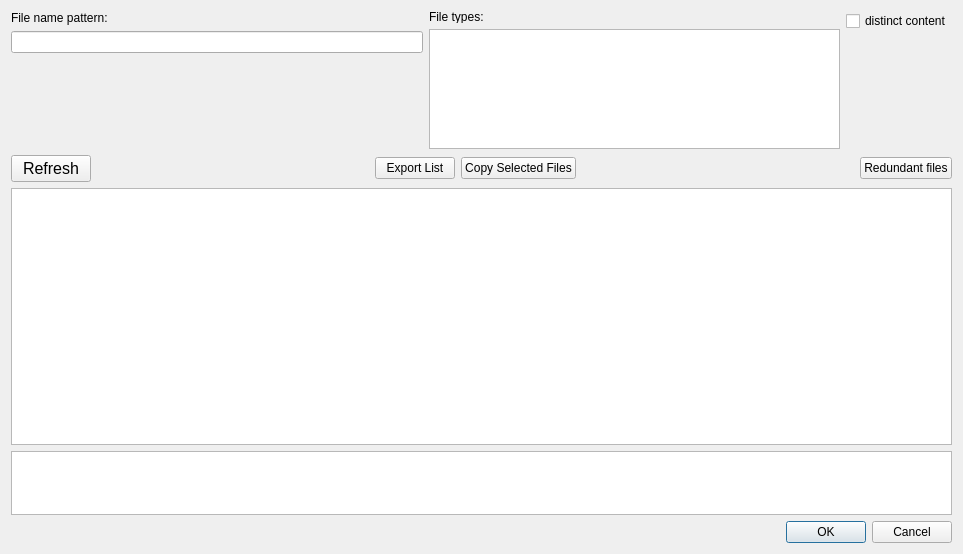
<?xml version="1.0" encoding="UTF-8"?>
<ui version="4.0">
 <class>CDialogFilterFileTable</class>
 <widget class="QDialog" name="CDialogFilterFileTable">
  <property name="geometry">
   <rect>
    <x>0</x>
    <y>0</y>
    <width>963</width>
    <height>554</height>
   </rect>
  </property>
  <property name="windowTitle">
   <string>Dialog</string>
  </property>
  <layout class="QVBoxLayout" name="verticalLayout_4">
   <item>
    <layout class="QHBoxLayout" name="horizontalLayout_2">
     <item>
      <layout class="QVBoxLayout" name="verticalLayout_2">
       <item>
        <widget class="QLabel" name="label_2">
         <property name="text">
          <string>File name pattern:</string>
         </property>
        </widget>
       </item>
       <item>
        <widget class="QLineEdit" name="lineEditFileNamePattern">
         <property name="toolTip">
          <string>SQL Syntax (% is wild card)</string>
         </property>
        </widget>
       </item>
       <item>
        <spacer name="verticalSpacer">
         <property name="orientation">
          <enum>Qt::Vertical</enum>
         </property>
         <property name="sizeType">
          <enum>QSizePolicy::MinimumExpanding</enum>
         </property>
         <property name="sizeHint" stdset="0">
          <size>
           <width>20</width>
           <height>40</height>
          </size>
         </property>
        </spacer>
       </item>
      </layout>
     </item>
     <item>
      <layout class="QVBoxLayout" name="verticalLayout">
       <item>
        <widget class="QLabel" name="label">
         <property name="sizePolicy">
          <sizepolicy hsizetype="Preferred" vsizetype="Minimum">
           <horstretch>0</horstretch>
           <verstretch>0</verstretch>
          </sizepolicy>
         </property>
         <property name="maximumSize">
          <size>
           <width>16777215</width>
           <height>12</height>
          </size>
         </property>
         <property name="text">
          <string>File types:</string>
         </property>
        </widget>
       </item>
       <item>
        <widget class="QListView" name="listViewFileTypes">
         <property name="sizePolicy">
          <sizepolicy hsizetype="MinimumExpanding" vsizetype="MinimumExpanding">
           <horstretch>0</horstretch>
           <verstretch>0</verstretch>
          </sizepolicy>
         </property>
         <property name="maximumSize">
          <size>
           <width>16777215</width>
           <height>120</height>
          </size>
         </property>
        </widget>
       </item>
      </layout>
     </item>
     <item>
      <layout class="QVBoxLayout" name="verticalLayout_3">
       <item>
        <widget class="QCheckBox" name="checkBoxDistinctContent">
         <property name="toolTip">
          <string>only select the newest file of those with identical content</string>
         </property>
         <property name="text">
          <string>distinct content</string>
         </property>
        </widget>
       </item>
       <item>
        <spacer name="verticalSpacer_2">
         <property name="orientation">
          <enum>Qt::Vertical</enum>
         </property>
         <property name="sizeType">
          <enum>QSizePolicy::MinimumExpanding</enum>
         </property>
         <property name="sizeHint" stdset="0">
          <size>
           <width>20</width>
           <height>40</height>
          </size>
         </property>
        </spacer>
       </item>
      </layout>
     </item>
    </layout>
   </item>
   <item>
    <layout class="QHBoxLayout" name="horizontalLayout">
     <item>
      <widget class="QPushButton" name="pushButtonRefresh">
       <property name="font">
        <font>
         <pointsize>12</pointsize>
        </font>
       </property>
       <property name="text">
        <string>Refresh</string>
       </property>
      </widget>
     </item>
     <item>
      <spacer name="horizontalSpacer_2">
       <property name="orientation">
        <enum>Qt::Horizontal</enum>
       </property>
       <property name="sizeHint" stdset="0">
        <size>
         <width>40</width>
         <height>20</height>
        </size>
       </property>
      </spacer>
     </item>
     <item>
      <widget class="QPushButton" name="pushButtonExportList">
       <property name="text">
        <string>Export List</string>
       </property>
      </widget>
     </item>
     <item>
      <widget class="QPushButton" name="pushButtonCopySelectedFiles">
       <property name="text">
        <string>Copy Selected Files</string>
       </property>
      </widget>
     </item>
     <item>
      <spacer name="horizontalSpacer">
       <property name="orientation">
        <enum>Qt::Horizontal</enum>
       </property>
       <property name="sizeHint" stdset="0">
        <size>
         <width>40</width>
         <height>20</height>
        </size>
       </property>
      </spacer>
     </item>
     <item>
      <widget class="QPushButton" name="pushButtonRedundantFiles">
       <property name="toolTip">
        <string>Show files with identical content</string>
       </property>
       <property name="text">
        <string>Redundant files</string>
       </property>
      </widget>
     </item>
    </layout>
   </item>
   <item>
    <widget class="QTableView" name="tableView">
     <property name="sizePolicy">
      <sizepolicy hsizetype="Expanding" vsizetype="Expanding">
       <horstretch>0</horstretch>
       <verstretch>4</verstretch>
      </sizepolicy>
     </property>
     <property name="maximumSize">
      <size>
       <width>16777215</width>
       <height>16777215</height>
      </size>
     </property>
    </widget>
   </item>
   <item>
    <widget class="QPlainTextEdit" name="plainTextEditSqlQuery">
     <property name="sizePolicy">
      <sizepolicy hsizetype="Expanding" vsizetype="Minimum">
       <horstretch>0</horstretch>
       <verstretch>0</verstretch>
      </sizepolicy>
     </property>
     <property name="maximumSize">
      <size>
       <width>16777215</width>
       <height>64</height>
      </size>
     </property>
     <property name="toolTip">
      <string>shows the current sql query</string>
     </property>
     <property name="readOnly">
      <bool>true</bool>
     </property>
    </widget>
   </item>
   <item>
    <widget class="QDialogButtonBox" name="buttonBox">
     <property name="orientation">
      <enum>Qt::Horizontal</enum>
     </property>
     <property name="standardButtons">
      <set>QDialogButtonBox::Cancel|QDialogButtonBox::Ok</set>
     </property>
    </widget>
   </item>
  </layout>
 </widget>
 <resources/>
 <connections>
  <connection>
   <sender>buttonBox</sender>
   <signal>accepted()</signal>
   <receiver>CDialogFilterFileTable</receiver>
   <slot>accept()</slot>
   <hints>
    <hint type="sourcelabel">
     <x>248</x>
     <y>254</y>
    </hint>
    <hint type="destinationlabel">
     <x>157</x>
     <y>274</y>
    </hint>
   </hints>
  </connection>
  <connection>
   <sender>buttonBox</sender>
   <signal>rejected()</signal>
   <receiver>CDialogFilterFileTable</receiver>
   <slot>reject()</slot>
   <hints>
    <hint type="sourcelabel">
     <x>316</x>
     <y>260</y>
    </hint>
    <hint type="destinationlabel">
     <x>286</x>
     <y>274</y>
    </hint>
   </hints>
  </connection>
 </connections>
</ui>
